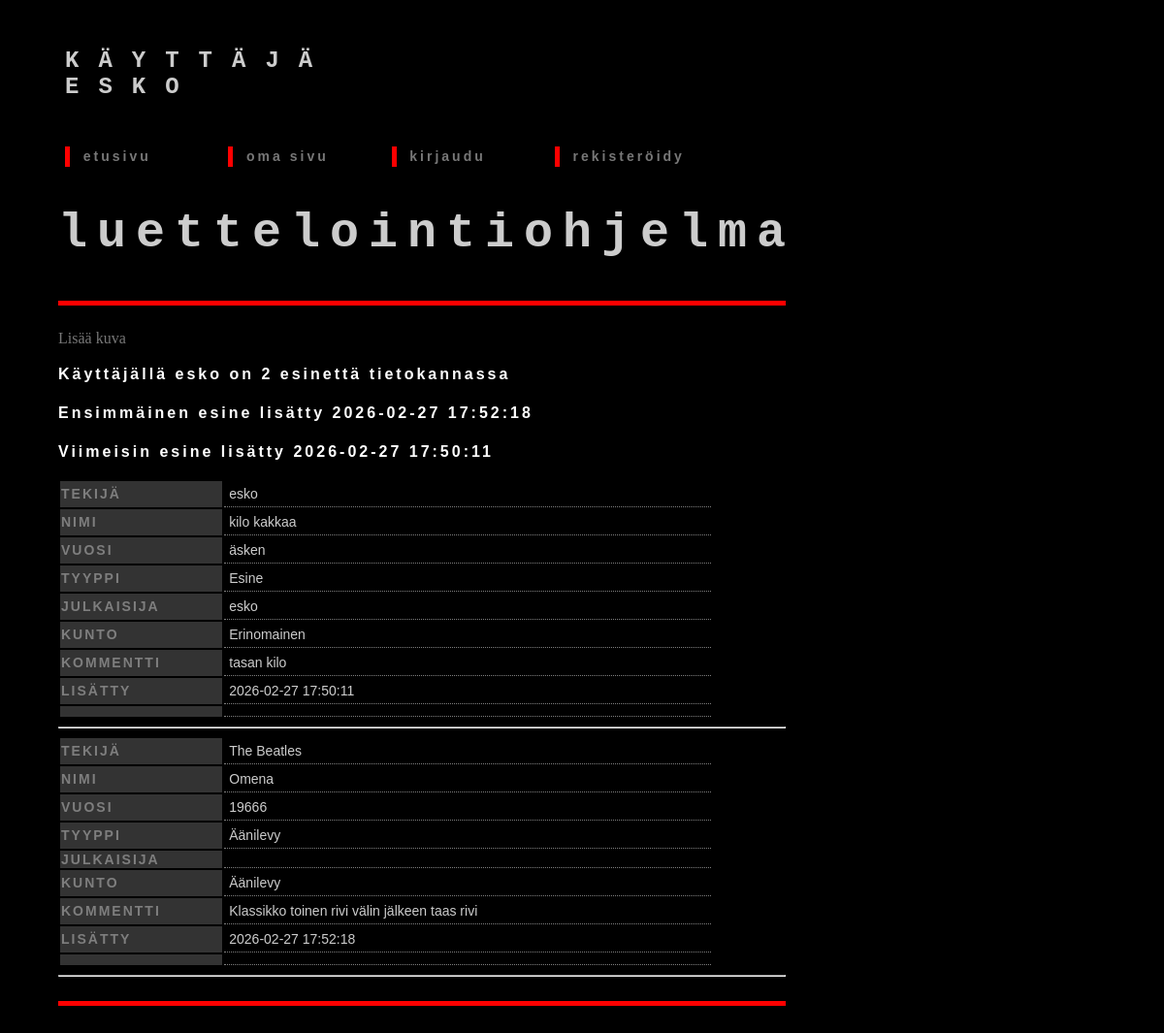
/user/2, run on the app's committed database.
### tables this page shows
CREATE TABLE users (
    id INTEGER PRIMARY KEY,
    username TEXT UNIQUE,
    password_hash TEXT,
    image BLOB
);

CREATE TABLE items (
    item_id INTEGER PRIMARY KEY,
    ttyype TEXT,
    content TEXT,
    year INTEGER,
    title TEXT,
    creator TEXT,
    author TEXT,
    condition TEXT,
    sent_at TEXT,
    user_id INTEGER REFERENCES users,
    image BLOB

);

### app.py (the view)
@app.route("/user/<int:user_id>")
def show_user(user_id):
    user = users.get_user(user_id)
    if not user:
        abort(404)
    items = users.get_items(user_id)
    items = sorted(items, key=lambda x: x["sent_at"])
    return render_template("user.html", user=user, items=items, q=user_id)

### app.py (called while the page is built)
@app.before_request
def before_request():
    g.start_time = time.time()

@app.after_request
def after_request(response):
    elapsed_time = round(time.time() - g.start_time, 2)
    print("elapsed time:", elapsed_time, "s")
    return response

### db.py (called while the page is built)
def get_connection():
    con = sqlite3.connect("database.db")
    con.set_trace_callback(print)
    con.execute("PRAGMA foreign_keys = ON")
    con.row_factory = sqlite3.Row
    return con

def query(sql, params=()):
    con = get_connection()
    result = con.execute(sql, params).fetchall()
    con.close()
    return result

### users.py (called while the page is built)
def get_user(user_id):
    sql = """SELECT id, username, image IS NOT NULL has_image
             FROM users
             WHERE id = ?"""
    result = db.query(sql, [user_id])
    return result[0] if result else None

def get_items(user_id):
    sql = """SELECT i.item_id,
                i.user_id,
                i.ttyype,
                i.author,
                i.title,
                i.creator,
                i.year,
                i.condition,
                i.content,
                i.sent_at
         FROM items i
         WHERE i.user_id = ?
         ORDER BY i.sent_at DESC"""
    return db.query(sql, [user_id])

### templates/user.html (shortened to what this page needs)
<!DOCTYPE html>
<html>
<head>
  <link rel="stylesheet" href="{{ url_for('static', filename='css/styles.css') }}">
</head>
<body>
<table class="kayttaja">
    <tr>
        <td class="td">
        <h4>Käyttäjä {{ user.username }}</h4>
        </td>
        <td class="td">
        </td>
        <td class="td">
        </td>
    </tr>
</table>
<div class="linkit">
	<table class="table">
		<tr>
			<td class="td">
				<p class="outset">&nbsp; <a href="/"> etusivu</a>
				</p>
			</td>
			<td class="td">
				<p class="outset">&nbsp; <a href="/user/{{ session.user_id }}"> oma sivu</a>
				</p>
			</td>
				{% if session.username %}
			<td class="td">
					<p class="outset">&nbsp; <a href="/logout">kirjaudu ulos</a>
					</p>
			</td>
			<td>
			</td>
				{% else %}
			<td class="td">
					<p class="outset">&nbsp; <a href="/#login">kirjaudu</a>
					</p>
			</td>
			<td class="td">
					<p class="outset">&nbsp; <a href="/#register">rekisteröidy</a>
					</p>
			</td>
				{% endif %}
		</tr>
	</table>
</div>
<div class="paapalkki">
	<h2>luettelointiohjelma</h2>
	<div class="vaakaviiva">
	</div>
	{% if user.has_image %}
        <a href="/add_image"><img src="/image/{{ user.id }}" /></a>
    {% else %}
        <a href="/add_image">Lisää kuva</a>
    {% endif %}
    {% if session.username == user.username %}
    <p>
        Sinulla on {{ items | count }} esinettä tietokannassa
    </p>
    {% else %}
    <p>
        Käyttäjällä {{ user.username }} on {{ items | count }} esinettä tietokannassa
    </p>
    {% endif %}
    {% if items %}
    <p>
        Ensimmäinen esine lisätty {{ items[-1].sent_at }}
    </p>
    <p>
        Viimeisin esine lisätty {{ items[0].sent_at }}
    </p>
    {% endif %}
    {% if q and items %}
		<div class="hakutulokset">
         	{% for item in items %}
            	<div>
					<table class="table">
						<tr>
							<th class="th"">Tekijä</th>
							<td class="tditems">{{ item['author'] }}</td>
						</tr>
						<tr>
							<th class="th">Nimi</th>
							<td class="tditems">{{ item['title'] }}</td>
						</tr>
						<tr>
							<th class="th">Vuosi</th>
							<td class="tditems">{{ item['year'] }}</td>
						</tr>
						<tr>
							<th class="th">Tyyppi</th>
							<td class="tditems">{{ item['ttyype'] }}</td>
						</tr>
						<tr>
							<th class="th">Julkaisija</th>
							<td class="tditems">{{ item['creator'] }}</td>
						</tr>
						<tr>
							<th class="th">Kunto</th>
							<td class="tditems">{{ item['condition'] }}</td>
						</tr>
						<tr>
							<th class="th">Kommentti</th>
							<td class="tditems">{{ item['content'] }}</td>
						</tr>
						<tr>
                            <th class="th">Lisätty</th>
                            <td class="tditems">{{ item['sent_at']}}</td>
						</tr>
						<tr>
							<th class="th"></th>
							<td class="tditems">
							</td>
						</tr>
					</table>
				<hr />
				</div>
         	{% endfor %}
         </div>
         <div class="vaakaviiva">
		</div>
     	{% else %}
     		<p></p>
		{% endif %}
</div>
</body>
</html>

### static/css/styles.css (style rules this page uses)
body { margin: 0 auto; max-width: 50em; line-height: 1,3; padding: 4em 2em; background-color: #000000; font-stretch: expanded; color: #cccccc; }
h2 { font-family: 'Courier', 'Courier New', 'monospace'; font-size: 50px; text-transform: lowercase; text-align: center; top: 50%; letter-spacing: 10px; }
h4 { color: #cccccc; font-family: 'Courier', 'Courier New', 'monospace'; font-size: 24px; font-weight: bolder; text-transform: uppercase; letter-spacing: 20px; }
p { font-family: 'Helvetica', 'Arial', 'sans-serif'; font-weight: bold; letter-spacing: 3px; line-height: 1.5; color: #FFFFFF; }
p.outset { border-left: 5px solid red; }
.table { width: 90%; text-align: left; margin: 0px; padding: 0px; }
.td { vertical-align: text-top; text-align: left; font-size: 14px; font-family: 'Helvetica', 'Arial', 'sans-serif'; padding: 5px; margin: 5px; width: 25%; }
.tditems { vertical-align: text-top; text-align: left; font-size: 14px; font-family: 'Helvetica', 'Arial', 'sans-serif'; padding: 5px; margin: 5px; width: 75%; border-bottom: dotted grey 1px; }
.th { vertical-align: text-top; text-align: left; letter-spacing: 2px; background-color: #333333; color: #7e7e7e; font-family: 'Helvetica', 'Arial', 'sans-serif'; font-size: 14px; text-transform: uppercase; font-weight: bold; }
a:link, a:visited { text-decoration: none; color: #777777; }
.vaakaviiva { border-bottom: 5px solid red; margin-top: 25px; margin-bottom: 25px; width: 100%; }
.linkit { top: 130px; left: 60px; position: absolute; width: 750px; }
.kayttaja { top: 10px; left: 60px; text-align: right; position: absolute; width: 750px; }
.paapalkki { width: 750px; height: 100%; left: 60px; top: 170px; text-align: left; position: absolute; }

### data on the page
users: username "ESKO", username "esko"
items: sent_at "2026-02-27 17:52:18", author "The Beatles", title "Omena", year "19666", ttyype "Äänilevy", condition "Äänilevy", content "Klassikko toinen rivi välin jälkeen taas rivi"
items: sent_at "2026-02-27 17:50:11", author "esko", title "kilo kakkaa", year "äsken", ttyype "Esine", creator "esko", condition "Erinomainen", content "tasan kilo"

### other printed values
{{ items | count }} "2"
